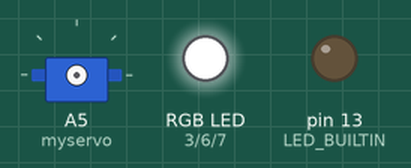
A sketch run on a simulated Arduino Nano, built with avr-gcc and run on an emulated ATmega328P. Parts: servo, an RGB LED mixed from three pins (HIGH = lit), output pins drawn as LEDs (lit = HIGH).

Above: at 0.01 s.
At 0.6 s:
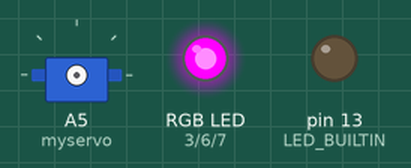
At 1.5 s:
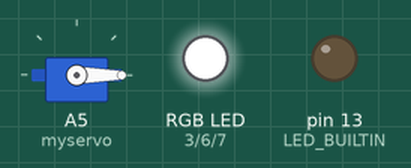
Timing chart, 0 to 3.0 s (numbered marks = the images above):
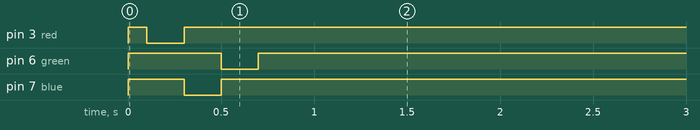

The sketch:

Arduino_nano.ino
```cpp
#define vibr A6
#define water A4
#define trig1 4
#define echo1 5
#define ledm 8
#define flame A7
#define red 3
#define green 6
#define blue 7
#define door 9
#define pir 2
#define ir A2 //оглавление пинов для простоты

#include <SoftwareSerial.h>
#include "SR04.h"
#include <Servo.h>
#include <IRremote.h> //подключение библиотек

Servo myservo; // создание серво двигателя

IRrecv irrecv(ir);// создание ir remote

decode_results results; // создание переменной для результатов
// вычислений от ir remote

SoftwareSerial mySerial(12, 13); // создание порта для передачи
// данных на esp01s

struct Ser {
  long sf;
  long sv;
  long sp;
  long sw;
  long sd;
  long ss;
}; //структура хранения данных для передачи на esp01s

SR04 sr04 = SR04(echo1, trig1); // создание ультразвукового датчика

int buzzersyr = 11;
int buzzer = 11;
unsigned long timtx;
unsigned long tim;
bool l = false;
int a = 0;
int b = 0;
int c = 0;
int d = 0;
int e = 0;
int irwater = 0;
int irservo = 0;
int irflame = 0;
int irvibr = 0;
int irpir = 0;
int irdoor = 0;
int irsr = 1;
int water1;
int servo1;
int flame1;
int vibr1;
int pir1;
int door1;
int buzzer1;
int sr1;
int led1; // создание нужных переменных

void setup() {
  irrecv.enableIRIn();

  mySerial.begin(9600);
  Serial.begin(9600); // запускаем порты на 9600

  pinMode(vibr, INPUT);
  pinMode(water, INPUT);
  pinMode(flame, INPUT);
  pinMode(red, OUTPUT);
  pinMode(green, OUTPUT);
  pinMode(blue, OUTPUT);
  pinMode(LED_BUILTIN, OUTPUT); // обявление выходов и входов

  digitalWrite(red, HIGH);
  digitalWrite(green, HIGH);
  digitalWrite(blue, HIGH); // выключение RGB

  digitalWrite(buzzer, HIGH);
  delay(100);
  digitalWrite(buzzer, LOW);
  digitalWrite(red, LOW);
  delay(200);
  digitalWrite(red, HIGH);
  digitalWrite(blue, LOW);
  delay(200);
  digitalWrite(blue, HIGH);
  digitalWrite(green, LOW);
  delay(200);
  digitalWrite(green, HIGH);
  digitalWrite(ledm, HIGH);
  delay(200);
  digitalWrite(ledm, LOW);
  myservo.attach(A5);
  myservo.write(90);
  delay(500);
  myservo.write(0);
  digitalWrite(buzzer, HIGH);
  delay(500);
  digitalWrite(buzzer, LOW);// проверка светодиодов, пищалки и servo

  water1 = 0;
  pir1 = 0;
  flame1 = 0;
  door1 = 0;
  vibr1 = 0;
  servo1 = 0;
  buzzer1 = 1;
  sr1 = 1;
  led1 = 0; //выключение всех датчиков

  timtx = millis(); // запуск времени для отправки данных по порту
}
```

1_void.ino
```cpp
void functionON(int r = 255, int g = 255, int b = 255, int del1 = 1000, int buz = 0) {
  if(buz == 1){
    digitalWrite(buzzersyr, HIGH);
  }else{
    digitalWrite(buzzer, HIGH);
  }
  digitalWrite(blue, b);
  digitalWrite(red, r);
  digitalWrite(green, g);
  delay(del1);
  if(buz == 1){
    digitalWrite(buzzersyr, LOW);
  }else{
    digitalWrite(buzzer, LOW);
  }
  digitalWrite(blue, HIGH);
  digitalWrite(red, HIGH);
  digitalWrite(green, HIGH);
} // оповещение пищалкой и RGB при включении функции
void functionOFF(int r = 255, int g = 255, int b = 255, int del1 = 500, int del2 = 100) {
  digitalWrite(buzzer, HIGH);
  digitalWrite(blue, b);
  digitalWrite(red, r);
  digitalWrite(green, g);
  delay(del1);
  digitalWrite(buzzer, LOW);
  digitalWrite(blue, HIGH);
  digitalWrite(red, HIGH);
  digitalWrite(green, HIGH);
  delay(del2);
  digitalWrite(buzzer, HIGH);
  digitalWrite(blue, b);
  digitalWrite(red, r);
  digitalWrite(green, g);
  delay(del1);
  digitalWrite(buzzer, LOW);
  digitalWrite(blue, HIGH);
  digitalWrite(red, HIGH);
  digitalWrite(green, HIGH);
  delay(del2);
  digitalWrite(buzzer, HIGH);
  digitalWrite(blue, b);
  digitalWrite(red, r);
  digitalWrite(green, g);
  delay(del1);
  digitalWrite(buzzer, LOW);
  digitalWrite(blue, HIGH);
  digitalWrite(red, HIGH);
  digitalWrite(green, HIGH);
  delay(del2);
}// оповещение пищалкой и RGB при выключении функции
```

3_if.ino
```cpp
void loop2(){
if ((analogRead(flame) < 800 || a == 1) && irflame == 1) { // сигнал. при пожаре
    a = 1;
    digitalWrite(red, LOW);
    digitalWrite(buzzersyr, HIGH);
    delay(10);
    digitalWrite(buzzersyr, LOW);
    digitalWrite(red, HIGH);
    delay(20);
  }
  if (irsr == 1) { // ультразвуковой датчик
    if (sr04.Distance() < 8) { // светодиод вкл
      tim = millis();
      digitalWrite(ledm, HIGH);
      l = true;

    }
    if (millis() - tim > 3000 && l) { // светодиод выкл
      digitalWrite(ledm, LOW);
      l = false;

    }
  }
  if ((digitalRead(water) == 1 ||  b == 1) && irwater == 1) { // сигнал. при протечке
    myservo.write(90);
    digitalWrite(blue, LOW);
    digitalWrite(buzzersyr, HIGH);
    delay(100);
    b = 1;
    digitalWrite(blue, HIGH);
    digitalWrite(buzzersyr, LOW);
    delay(100);
    irservo = 1;

  }
  if ((analogRead(vibr) > 20 || c == 1) && irvibr == 1) { // сигнал. при землетряс.
    digitalWrite(green, LOW);
    digitalWrite(buzzersyr, HIGH);
    delay(500);
    c = 1;
    digitalWrite(green, HIGH);
    digitalWrite(buzzersyr, LOW);
    delay(500);


  }
  if ((digitalRead(door) == 1 || d == 1) && irdoor == 1) { // сигнал. при открытии двери
    d = 1;
    digitalWrite(blue, LOW);
    digitalWrite(green, LOW);
    delay(200);
    digitalWrite(buzzersyr, HIGH);
    digitalWrite(blue, HIGH);
    digitalWrite(green, HIGH);
    delay(200);
    digitalWrite(buzzersyr, LOW);

  }
  if ((digitalRead(pir) == 1 || e == 1) && irpir == 1) { // сигнал. при обнар. движения
    e = 1;
    digitalWrite(blue, LOW);
    digitalWrite(red, LOW);
    delay(50);
    digitalWrite(buzzersyr, HIGH);
    digitalWrite(blue, HIGH);
    digitalWrite(red, HIGH);
    delay(50);
    digitalWrite(buzzersyr, LOW);

  }
  if (irwater == 0 && irservo == 1) { // водопровод закрытие
    myservo.write(90);
  }
  if (irwater == 0 && irservo == 0) { // водопровод открытие
    myservo.write(0);
  }
}
```

4_TX.ino
```cpp
void looptx() {
  Ser buf; // создание экземпляра структуры

switch(b){ // запись в структуру данные о сигнал.
case 1: buf.sw = 1;
break;
case 0: buf.sw = 2;
break;
}
switch(a){
case 1: buf.sf = 1;
break;
case 0: buf.sf = 2;
break;
}
switch(c){
case 1: buf.sv = 1;
break;
case 0: buf.sv = 2;
break;
}
switch(d){
case 1: buf.sd = 1;
break;
case 0: buf.sd = 2;
break;
}
switch(e){
case 1: buf.sp = 1;
break;
case 0: buf.sp = 2;
break;
}
switch(irservo){
case 1: buf.ss = 1;
break;
case 0: buf.ss= 2;
break;
}
  if(millis() - timtx > 2000){
  mySerial.write((byte*)&buf, sizeof(buf));
  timtx = millis();
  } // каждые 2 сек. отправляются данные со структуры на esp01s
}
```
